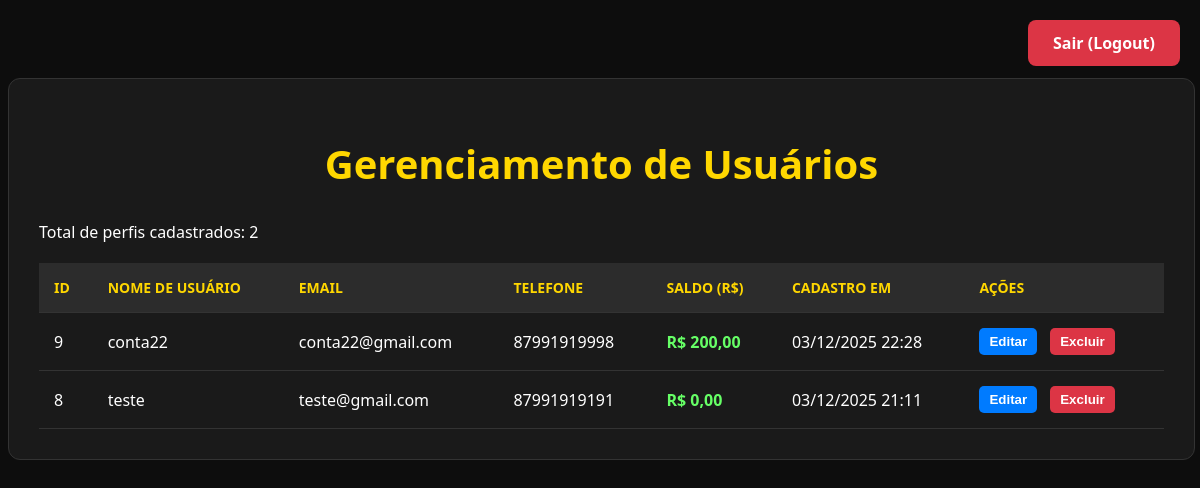
/auth/adm_inicio/ (signed in), run on an earlier commit of the app's database.
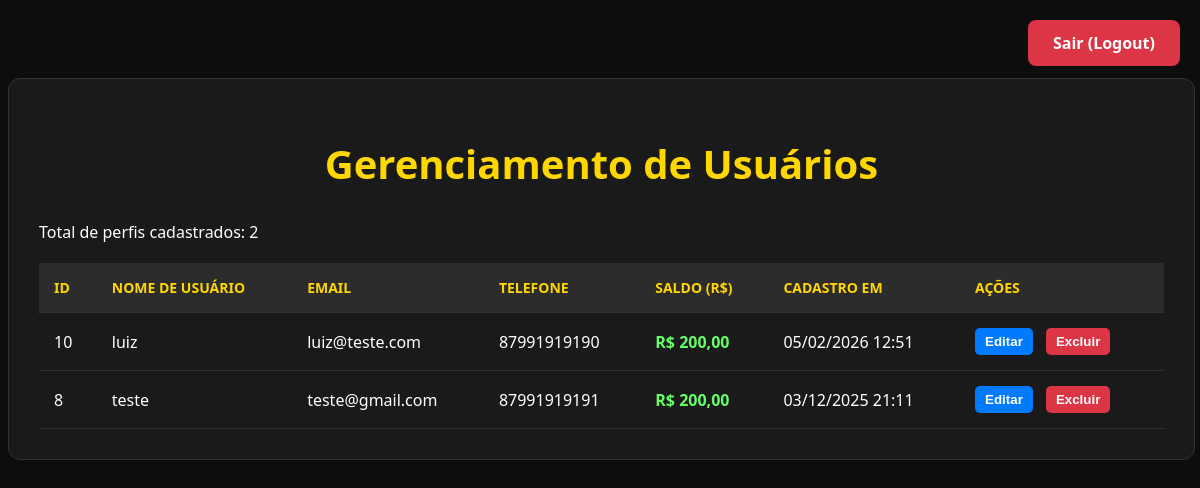
And on a later commit of the database.
### usuarios/models.py (models this page shows, shortened)
class Profile(models.Model):
    user = models.OneToOneField(User, on_delete=models.CASCADE)
    telefone = models.CharField(max_length=15, blank=False, null=False, unique=True)
    saldo = models.DecimalField(
        max_digits=10,
        decimal_places=2,
        default=0.00 # Saldo inicial de 0 reais
    )

### usuarios/views.py (the view)
# urls.py: path('adm_inicio/', views.adm_inicio, name='adm_inicio'),
@login_required
@user_passes_test(is_admin, login_url='/auth/home_page/')
def adm_inicio(request):
    perfis = Profile.objects.select_related('user').all().order_by('user__username')
    context = {
        'perfis': perfis
    }
    return render(request, 'adm_inicio.html', context)

### usuarios/views.py (called while the page is built)
def is_admin(user):
    return user.is_superuser

### usuarios/templates/adm_inicio.html (shortened to what this page needs)
{% load static %}
<!DOCTYPE html>
<html lang="pt-br">
<head>
    <link rel="stylesheet" href="{% static 'usuarios/css/home_page.css' %}">
</head>
<body>
    <div class="container-listagem">
        <h1 class="titulo-listagem">Gerenciamento de Usuários</h1>
        {% if perfis %}
        <p>Total de perfis cadastrados: {{ perfis|length }}</p>
        <table class="tabela-dados">
            <thead>
                <tr>
                    <th>ID</th>
                    <th>Nome de Usuário</th>
                    <th>Email</th>
                    <th>Telefone</th>
                    <th>Saldo (R$)</th>
                    <th>Cadastro em</th>
                    <th>Ações</th>
                </tr>
            </thead>
            <tbody>
                {% for perfil in perfis %}
                <tr>
                    <td>{{ perfil.user.pk }}</td>
                    <td>{{ perfil.user.username }}</td>
                    <td>{{ perfil.user.email }}</td>
                    <td>{{ perfil.telefone }}</td>
                    <td class="saldo-valor">R$ {{ perfil.saldo|floatformat:2 }}</td>
                    <td>{{ perfil.user.date_joined|date:"d/m/Y H:i" }}</td>
                    <td class="coluna-acoes">
                        <button type="button"
                                class="btn-acao-editar"
                                onclick="abrirModalEdicao(
                                    '{{ perfil.user.pk }}',
                                    '{{ perfil.user.username }}',
                                    '{{ perfil.user.email }}',
                                    '{{ perfil.telefone }}',
                                    '{{ perfil.saldo|floatformat:2 }}'
                                )">
                            Editar
                        </button>
                        <button type="button"
                                class="btn-acao-excluir"
                                onclick="abrirModalExclusao(
                                    '{{ perfil.user.pk }}',
                                    '{{ perfil.user.username }}'
                                )">
                            Excluir
                        </button>
                    </td>
                    </tr>
                {% endfor %}
            </tbody>
        </table>
        {% else %}
        <p class="mensagem-vazia">Nenhum perfil de usuário encontrado no banco de dados.</p>
        {% endif %}
        <div class="top-right-container">
            <a href="{% url 'logout' %}" class="btn-logout">Sair (Logout)</a>
        </div>
    </div>
    </body>
</html>

### templates/static/usuarios/css/home_page.css (style rules this page uses)
body { background-color: #0d0d0d; color: #ffffff; font-family: 'Segoe UI', Tahoma, Geneva, Verdana, sans-serif; padding-top: 60px; min-height: 100vh; }
.container-listagem { width: 95%; max-width: 1400px; margin: 50px auto; background: #1a1a1a; padding: 30px; border-radius: 12px; border: 1px solid #333; }
.titulo-listagem { text-align: center; color: #FFD700; margin-bottom: 30px; font-weight: 700; font-size: 2.5em; }
.tabela-dados { width: 100%; border-collapse: collapse; margin-top: 20px; overflow: hidden; }
.tabela-dados th, .tabela-dados td { padding: 15px; text-align: left; border-bottom: 1px solid #333; }
.tabela-dados th { background-color: #2c2c2c; color: #FFD700; font-weight: 600; text-transform: uppercase; font-size: 14px; }
.saldo-valor { font-weight: bold; color: #66ff66; }
.top-right-container { position: fixed; top: 20px; right: 20px; z-index: 1000; }
.btn-logout { display: inline-block; padding: 12px 25px; background: #dc3545; color: #fff; text-decoration: none; border-radius: 8px; font-weight: 600; transition: background 0.3s; }
.coluna-acoes { white-space: nowrap; display: flex; gap: 8px; align-items: center; }
.btn-acao-editar, .btn-acao-excluir { padding: 6px 10px; margin-right:5px; border: none; border-radius: 5px; font-weight: 600; cursor: pointer; transition: 0.2s; }
.btn-acao-editar { background: #007bff; color: #fff; }
.btn-acao-excluir { background: #dc3545; color: #fff; }
body { min-height: 100vh; padding-top: 20px; padding-bottom: 50px; }

What changed in the data, as far as the page shows it:
removed Profile: user.pk "9", user.username "conta22", user.email "conta22@gmail.com", telefone "87991919998", saldo "200,00", user.date_joined "03/12/2025 22:28"
added Profile: user.pk "10", user.username "luiz", user.email "luiz@teste.com", telefone "87991919190", saldo "200,00", user.date_joined "05/02/2026 12:51"
changed Profile "teste": saldo "0,00" → "200,00"
